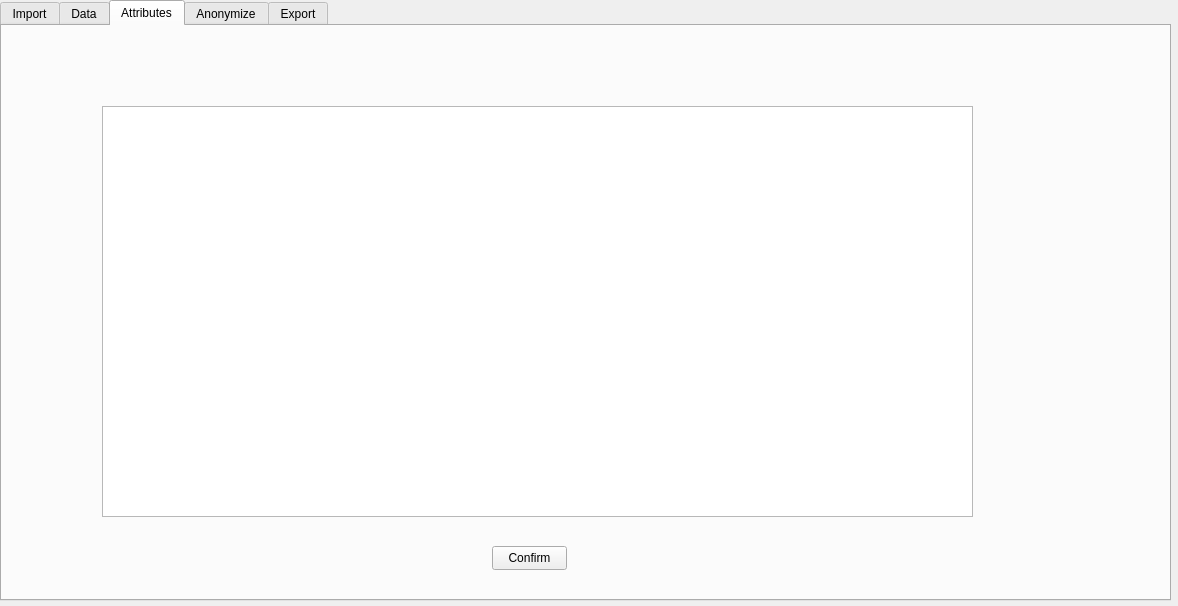
<?xml version="1.0" encoding="UTF-8"?>
<ui version="4.0">
 <class>Form</class>
 <widget class="QWidget" name="Form">
  <property name="geometry">
   <rect>
    <x>0</x>
    <y>0</y>
    <width>1178</width>
    <height>606</height>
   </rect>
  </property>
  <property name="windowTitle">
   <string>Form</string>
  </property>
  <widget class="QTabWidget" name="tabWidget">
   <property name="geometry">
    <rect>
     <x>0</x>
     <y>0</y>
     <width>1171</width>
     <height>601</height>
    </rect>
   </property>
   <property name="currentIndex">
    <number>2</number>
   </property>
   <widget class="QWidget" name="tab">
    <attribute name="title">
     <string>Import</string>
    </attribute>
    <widget class="QPushButton" name="pushButtonImportFile">
     <property name="geometry">
      <rect>
       <x>250</x>
       <y>180</y>
       <width>111</width>
       <height>24</height>
      </rect>
     </property>
     <property name="text">
      <string>Import file</string>
     </property>
    </widget>
    <widget class="QLabel" name="label">
     <property name="geometry">
      <rect>
       <x>200</x>
       <y>110</y>
       <width>231</width>
       <height>20</height>
      </rect>
     </property>
     <property name="text">
      <string>Click on the button bellow to import a file:</string>
     </property>
    </widget>
   </widget>
   <widget class="QWidget" name="tab_4">
    <attribute name="title">
     <string>Data</string>
    </attribute>
    <widget class="QTableWidget" name="tableData">
     <property name="geometry">
      <rect>
       <x>130</x>
       <y>150</y>
       <width>871</width>
       <height>411</height>
      </rect>
     </property>
    </widget>
   </widget>
   <widget class="QWidget" name="tab_2">
    <attribute name="title">
     <string>Attributes</string>
    </attribute>
    <widget class="QTableWidget" name="tableAttributes">
     <property name="geometry">
      <rect>
       <x>100</x>
       <y>80</y>
       <width>871</width>
       <height>411</height>
      </rect>
     </property>
    </widget>
    <widget class="QPushButton" name="pushButtonConfirm">
     <property name="geometry">
      <rect>
       <x>490</x>
       <y>520</y>
       <width>75</width>
       <height>24</height>
      </rect>
     </property>
     <property name="text">
      <string>Confirm</string>
     </property>
    </widget>
   </widget>
   <widget class="QWidget" name="tab_3">
    <attribute name="title">
     <string>Anonymize</string>
    </attribute>
   </widget>
   <widget class="QWidget" name="tab_5">
    <attribute name="title">
     <string>Export</string>
    </attribute>
    <widget class="QLabel" name="label_2">
     <property name="geometry">
      <rect>
       <x>420</x>
       <y>190</y>
       <width>321</width>
       <height>41</height>
      </rect>
     </property>
     <property name="text">
      <string>Click on the button bellow to export the data into file:</string>
     </property>
    </widget>
    <widget class="QPushButton" name="pushButtonExportData">
     <property name="geometry">
      <rect>
       <x>530</x>
       <y>260</y>
       <width>111</width>
       <height>24</height>
      </rect>
     </property>
     <property name="text">
      <string>Export data</string>
     </property>
    </widget>
   </widget>
  </widget>
 </widget>
 <resources/>
 <connections/>
</ui>
